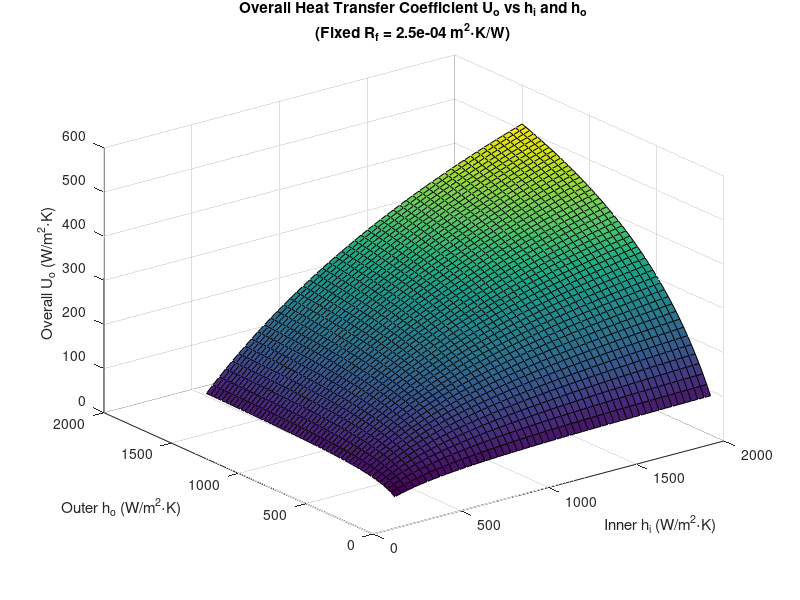
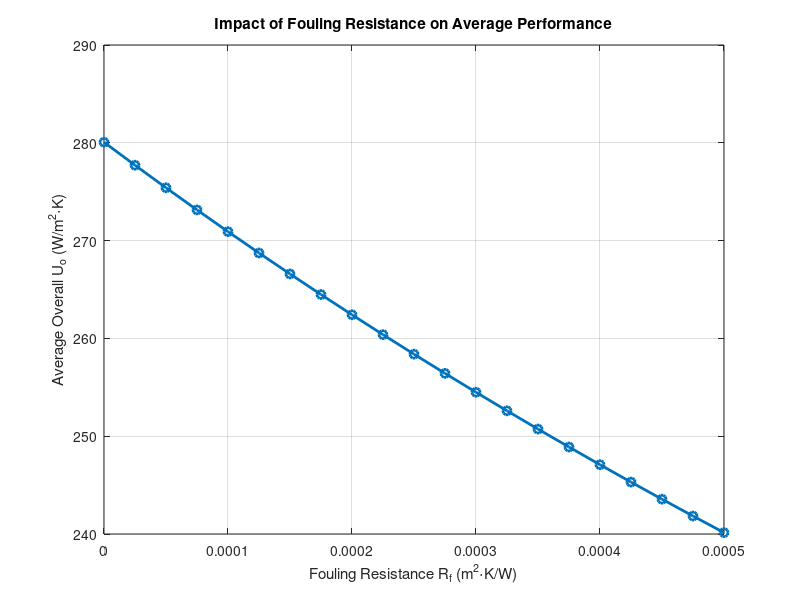

MATLAB code for these plots, in order:
% Define Ranges
hi = linspace(200, 2000, 50);   % Range for hi
ho = linspace(100, 1500, 50);   % Range for ho
Rf_val = linspace(0,5e-4,21);   % range for Rf

Do=0.040; % in m
Di=0.020; % in m
k_wall=385; % in W/m-K
% Create Grid
[Hi, Ho, Rf_grid] = meshgrid(hi, ho, Rf_val);

% Calculate Uo (Element-wise)
% Constants: Do, Di, k_wall
term_inner = Do ./ (Di .* Hi); 
term_wall = (Do * log(Do/Di)) / (2 * k_wall);
term_outer = 1 ./ Ho;
term_foul = Rf_grid;

Uo_3D = 1 ./ (term_inner + term_wall + term_foul + term_outer);
%% Surface Plot for Fixed Rf (Mid-value)
% Find the index for the middle value of Rf
mid_idx = round(length(Rf_val) / 2);
Rf_fixed = Rf_val(mid_idx);

% Extract the 2D slice of Uo corresponding to this fixed Rf
Uo_surface = Uo_3D(:, :, mid_idx);
Hi_surface = Hi(:, :, mid_idx);
Ho_surface = Ho(:, :, mid_idx);

figure('Name', 'Surface Plot of Uo');
surf(Hi_surface, Ho_surface, Uo_surface);


% Labels and Title
xlabel('Inner h_i (W/m^2\cdotK)');
ylabel('Outer h_o (W/m^2\cdotK)');
zlabel('Overall U_o (W/m^2\cdotK)');
title(['Overall Heat Transfer Coefficient U_o vs h_i and h_o', ...
       newline, '(Fixed R_f = ' num2str(Rf_fixed, '%.1e') ' m^2\cdotK/W)']);
grid on;

%% Average Uo vs Rf
% Preallocate array for average values
avg_Uo = zeros(size(Rf_val));

% Loop through each Rf layer to calculate the mean Uo
for k = 1:length(Rf_val)
    % Extract the 2D slice for the current Rf
    current_slice = Uo_3D(:, :, k);
    % Compute mean of all (hi, ho) combinations
    avg_Uo(k) = mean(current_slice(:));
end

figure('Name', 'Effect of Fouling on Average Uo');
plot(Rf_val, avg_Uo, '-o', 'LineWidth', 2);

% Labels and Title
xlabel('Fouling Resistance R_f (m^2\cdotK/W)');
ylabel('Average Overall U_o (W/m^2\cdotK)');
title('Impact of Fouling Resistance on Average Performance');
grid on;
